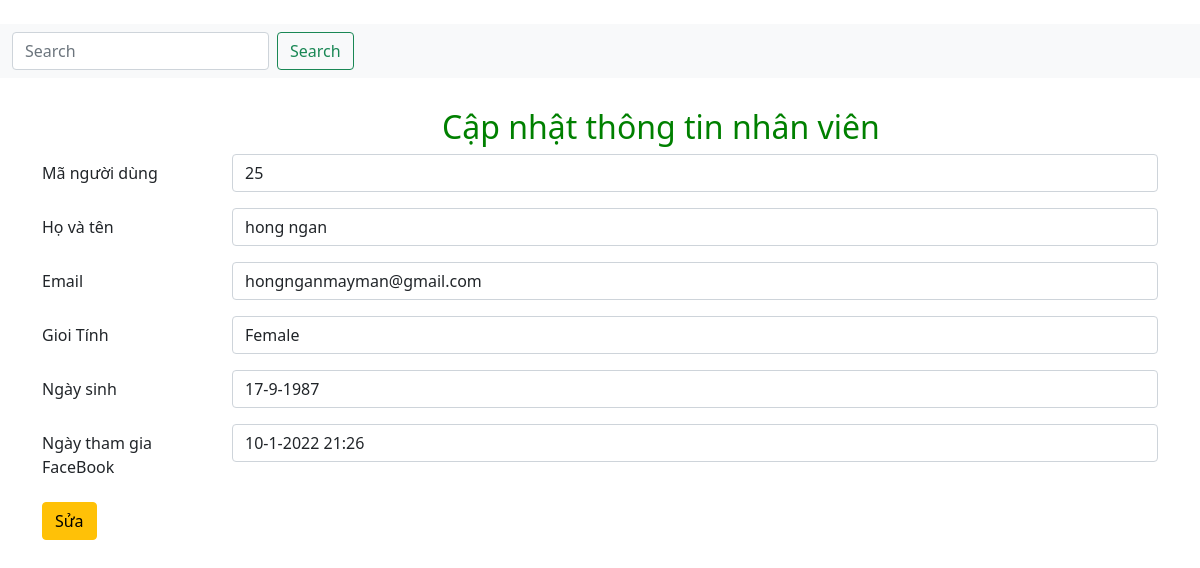
Page /admin/user/update.php?id=25 on the committed database.
### tables this page shows
CREATE TABLE `users` (
  `user_id` int(7) NOT NULL,
  `Name` varchar(25) NOT NULL,
  `Email` varchar(30) NOT NULL,
  `Password` varchar(30) NOT NULL,
  `Gender` varchar(6) NOT NULL,
  `Birthday_Date` varchar(11) NOT NULL,
  `FB_Join_Date` varchar(30) NOT NULL
);

### admin/user/update.php (the view, shortened to what this page needs)
<!DOCTYPE html>
<html lang="en">
<head>
    <link href="https://cdn.jsdelivr.net/npm/bootstrap@5.1.3/dist/css/bootstrap.min.css" rel="stylesheet">
</head>
<body>
<main class="mt-4">
    <div class="header">
    <nav class="navbar navbar-light bg-light">
  <div class="container-fluid">
    <form class="d-flex">
      <input class="form-control me-2" type="search" placeholder="Search" aria-label="Search">
      <button class="btn btn-outline-success" type="submit">Search</button>
    </form>
  </div>
</nav>
    </div>
        <div class="container">
            <div class="row">
                <div class="col-md-12">
                    <h2 style=" margin-left:400px ; margin-top:30px;color:green">Cập nhật thông tin nhân viên</h2>
                    <form action="process-update-user.php" method="post">
                    <?php
        $Id = $_GET['id'];
        $conn = mysqli_connect('localhost','root','','1951060885_employee');
        $sql = "select * from users where user_id = '$Id'";
        $result = mysqli_query($conn, $sql);
        $each = mysqli_fetch_array($result);
    ?>
                        <div class="row mb-3">
                            <label for="" class="col-sm-2 col-form-label">Mã người dùng </label>
                            <div class="col-sm-10">
                            <input type="text" class="form-control" id="txtma" name="txtma" value="<?php echo $each['user_id']?>">
                            </div>
                        </div>
                        <div class="row mb-3">
                            <label for="" class="col-sm-2 col-form-label">Họ và tên</label>
                            <div class="col-sm-10">
                            <input type="text" class="form-control" id="txtten" name="txtten" value="<?php echo $each['Name']?>">
                            </div>
                        </div>
                        <div class="row mb-3">
                            <label for="" class="col-sm-2 col-form-label">Email</label>
                            <div class="col-sm-10">
                            <input type="tel" class="form-control" id="txtemail" name="txtemail" value="<?php echo $each['Email']?>">
                            </div>
                        </div>
                        <div class="row mb-3">
                            <label for="" class="col-sm-2 col-form-label">Gioi Tính </label>
                            <div class="col-sm-10">
                            <input type="tel" class="form-control" id="txtgioitinh" name="txtgioitinh" value="<?php echo $each['Gender']?>">
                            </div>
                        </div>
                        <div class="row mb-3">
                            <label for="" class="col-sm-2 col-form-label">Ngày sinh </label>
                            <div class="col-sm-10">
                            <input type="" class="form-control" id="txtdate" name="txtdate" value="<?php echo $each['Birthday_Date']?>">
                            </div>
                        </div>
                         <div class="row mb-3">
                            <label for="" class="col-sm-2 col-form-label">Ngày tham gia FaceBook </label>
                            <div class="col-sm-10">
                            <input type="" class="form-control" id="txtdatejoin" name="txtdatejoin" value="<?php echo $each['FB_Join_Date']?>">
                            </div>
                        </div>
                        <button type="submit" class="btn btn-warning" name="btnSave">Sửa</button>
                    </form>
                </div>
            </div>
        </div>
    </main>
</body>
</html>

### rows in the picture
users: txtma "25", txtten "hong ngan", txtemail "hongnganmayman@gmail.com", txtgioitinh "Female", txtdate "17-9-1987", txtdatejoin "10-1-2022 21:26"
